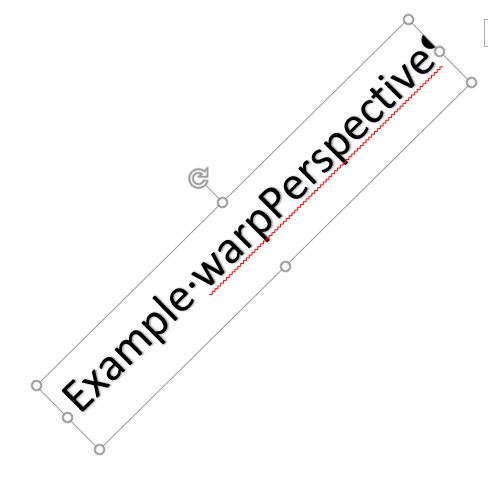
//> input picture resources_opencv/img2.png, 488 x 479 px
$ ./opencv4_open_Warp_Perspective   (built with g++ and OpenCV 4)
//> lines starting //> are read from the running program, lines starting //| are printed output that depends on the picture; after the words box and inside, x2 and y2 are one past the last pixel; in counts of white or black regions, pixels touching at a corner belong together

#include <opencv2/imgcodecs.hpp>
#include <opencv2/highgui.hpp>
#include <opencv2/imgproc.hpp>
#include <iostream>

int main ()
{
    float w = 200;
    float h = 350;
    cv::Mat matrix, imgWrap;
    // Open Image
    std::string path = "../resources_opencv/img2.png";
    cv::Mat img      = cv::imread (path);
//> img is the input picture: 479 rows x 488 cols, CV_8UC3; mean B, G, R 248.1, 248.1, 248.6
    // обход  трансформируемой фигуры по часовой коодинат по часовой
    cv::Point2f src [4] = {
        {407,  20},
        {471,  82},
        {100, 449},
        { 36, 385}
    };

    for (int i{ 0 }; i < 4; i++) {
        cv::circle (img, src [i], 8, cv::Scalar (139, 0, 0), cv::FILLED);
    }
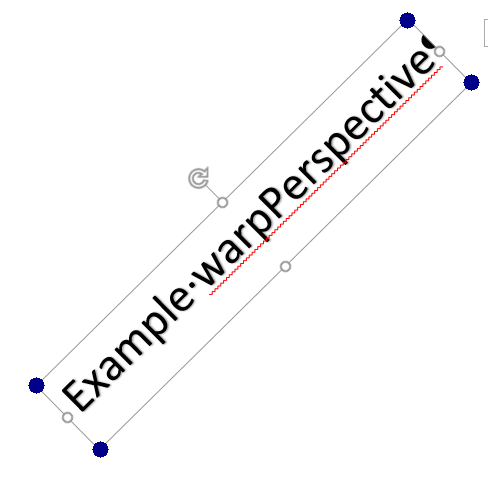
//> img: 479 rows x 488 cols, CV_8UC3; 0.34% of pixels changed, all inside (x1, y1, x2, y2) = (28, 12, 480, 458)
    cv::Point2f dst [4] = {
        {0.0f, 0.0f},
        {   w, 0.0f},
        {   w,    h},
        {0.0f,    h}
    };

    matrix = cv::getPerspectiveTransform (src, dst);
    cv::warpPerspective (img, imgWrap, matrix, cv::Point (w, h));
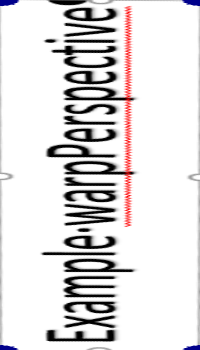
//> imgWrap: 350 rows x 200 cols, CV_8UC3; mean B, G, R 222.6, 222, 224.4

    cv::imshow ("Image", img);
     cv::imshow ("imgWrap", imgWrap);
    //  Close
    if (cv::waitKey (0) == 27) {
//> the space key is pressed
        std::cout << "Esc key is pressed by user. Stoppig the show image\n";
        exit;
    }

    return 0;
}

$ run again, with resources_opencv/img1.png copied over resources_opencv/img2.png
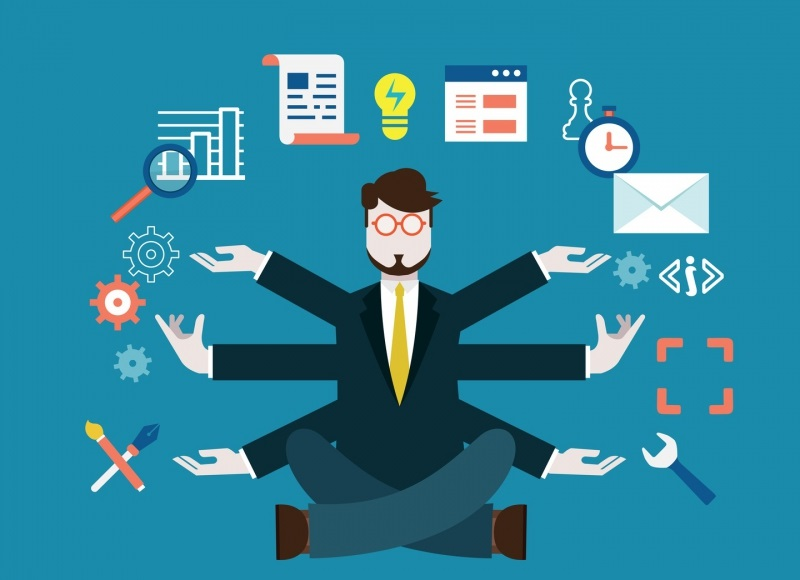
//> input picture resources_opencv/img1.png, 800 x 580 px
//> img is the input picture: 580 rows x 800 cols, CV_8UC3; mean B, G, R 158.2, 133.9, 45.8
//> after the loop `for (int i{ 0 }; i < 4; i++)`:
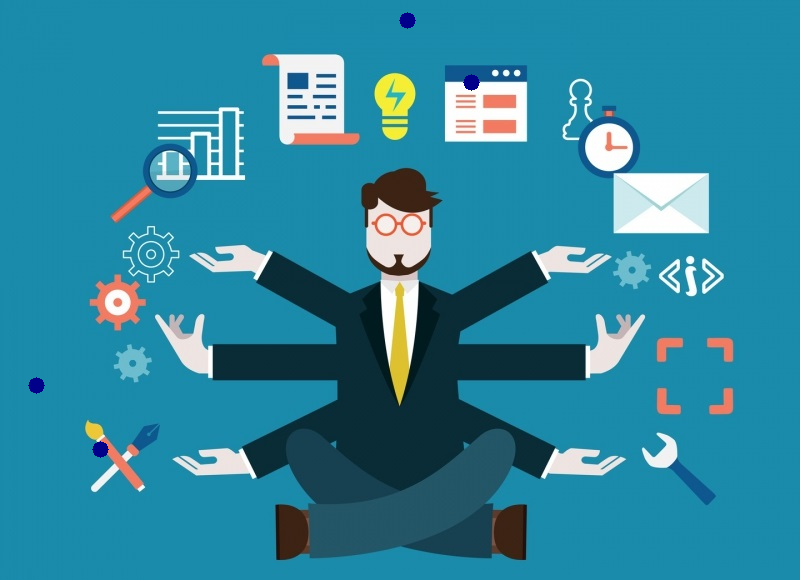
//> img: 580 rows x 800 cols, CV_8UC3; 0.17% of pixels changed, all inside (x1, y1, x2, y2) = (28, 12, 480, 458)
//> `cv::warpPerspective (img, imgWrap, matrix, cv::Point (w, h));`:
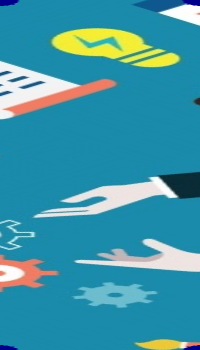
//> imgWrap: 350 rows x 200 cols, CV_8UC3; mean B, G, R 168.6, 149.9, 62.2

$ run again, with resources_opencv/DetectColor1.PNG copied over resources_opencv/img2.png
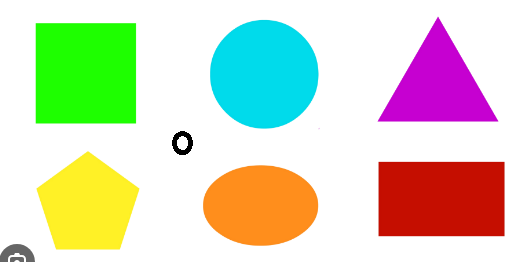
//> input picture resources_opencv/DetectColor1.PNG, 519 x 262 px
//> img is the input picture: 262 rows x 519 cols, CV_8UC3; mean B, G, R 190.6, 216.2, 213.2
//> after the loop `for (int i{ 0 }; i < 4; i++)`:
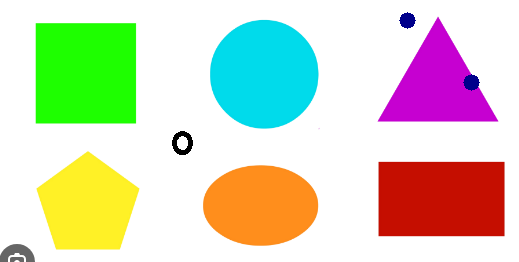
//> img: 262 rows x 519 cols, CV_8UC3; 0.29% of pixels changed, all inside (x1, y1, x2, y2) = (399, 12, 480, 91)
//> `cv::warpPerspective (img, imgWrap, matrix, cv::Point (w, h));`:
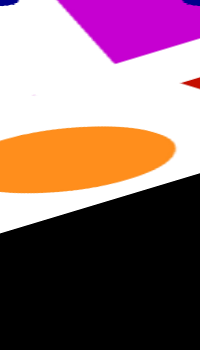
//> imgWrap: 350 rows x 200 cols, CV_8UC3; mean B, G, R 113.1, 109.7, 142.4
